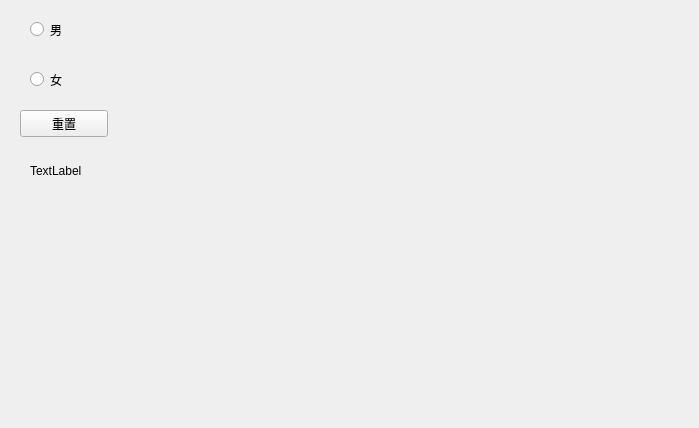
<?xml version="1.0" encoding="UTF-8"?>
<ui version="4.0">
 <class>Widget</class>
 <widget class="QWidget" name="Widget">
  <property name="geometry">
   <rect>
    <x>0</x>
    <y>0</y>
    <width>699</width>
    <height>428</height>
   </rect>
  </property>
  <property name="windowTitle">
   <string>Widget</string>
  </property>
  <widget class="QRadioButton" name="radioButton">
   <property name="geometry">
    <rect>
     <x>30</x>
     <y>20</y>
     <width>105</width>
     <height>19</height>
    </rect>
   </property>
   <property name="text">
    <string>男</string>
   </property>
  </widget>
  <widget class="QRadioButton" name="radioButton_2">
   <property name="geometry">
    <rect>
     <x>30</x>
     <y>70</y>
     <width>105</width>
     <height>19</height>
    </rect>
   </property>
   <property name="text">
    <string>女</string>
   </property>
  </widget>
  <widget class="QPushButton" name="pushButton">
   <property name="geometry">
    <rect>
     <x>20</x>
     <y>110</y>
     <width>88</width>
     <height>27</height>
    </rect>
   </property>
   <property name="text">
    <string>重置</string>
   </property>
  </widget>
  <widget class="QLabel" name="label">
   <property name="geometry">
    <rect>
     <x>30</x>
     <y>160</y>
     <width>151</width>
     <height>21</height>
    </rect>
   </property>
   <property name="text">
    <string>TextLabel</string>
   </property>
  </widget>
 </widget>
 <layoutdefault spacing="6" margin="11"/>
 <resources/>
 <connections/>
</ui>
